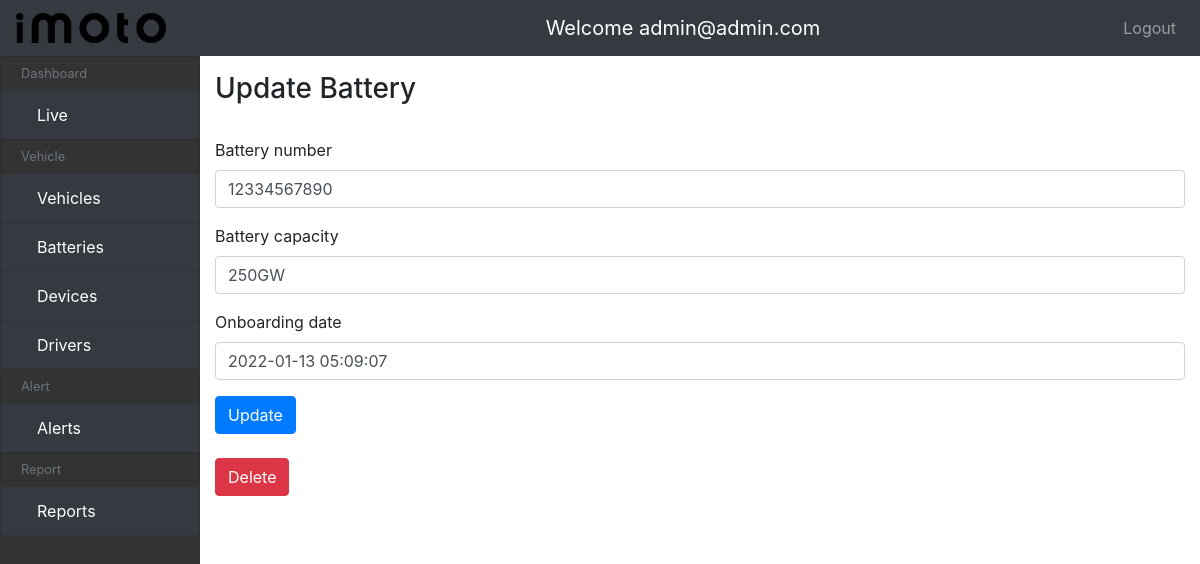
Screenshot of /vehicles/battery/3/update/ (signed in) with the database file from the repository.
### Profile/models.py (models this page shows, shortened)
class User(AbstractBaseUser):
    email = models.EmailField(
        verbose_name='email address',
        max_length=255,
        unique=True,
    )
    name = models.CharField(
        verbose_name="name",
        max_length=255
    )
    phone = models.CharField(
        verbose_name="phone number",
        max_length=10
    )
    organization = models.CharField(
        verbose_name="organization name",
        max_length=255
    )
    role = models.CharField(
        verbose_name="role name",
        max_length=100
    )
    is_active = models.BooleanField(default=True)
    staff = models.BooleanField(default=False) # a admin user; non super-user
    admin = models.BooleanField(default=False) # a superuser
    USERNAME_FIELD = 'email'
    REQUIRED_FIELDS = [] # Email & Password are required by default.
    objects = UserManager()

### Vehicle/models.py (models this page shows, shortened)
class Battery(models.Model):
    battery_number = models.CharField(
        verbose_name="battery number",
        max_length=50
    )
    capacity = models.CharField(
        verbose_name="battery capacity",
        max_length=100
    )
    onboarding_date = models.DateTimeField(
        default=timezone.now,
        verbose_name="onboarding date"
    )
    class Meta:
        verbose_name = "Battery"
        verbose_name_plural = "Batteries"

### Vehicle/views.py (the view)
# urls.py: path('battery/<pk>/update/', BatteryUpdateView.as_view(), name='battery-update'),
class BatteryUpdateView(LoginRequiredMixin, UpdateView):
    queryset = Battery.objects.all()
    template_name = "battery/update_battery.html"
    form_class = BatteryForm
    context_object_name = "battery"

### Vehicle/forms.py
class BatteryForm(ModelForm):
    class Meta:
        model = Battery
        fields = '__all__'

### templates/battery/update_battery.html (shortened to what this page needs)
{% extends "main.html" %}
{% load static %}
{% load bootstrap4 %}
{% block content %}
  <h3>Update Battery</h3>
  <br>
  <form  action="{% url 'battery-update' battery.pk %}" method="post">
    {% bootstrap_form form %}
      <button type="submit" class="btn btn-primary">Update</button>
  </form>
<br>
  <a href="{% url 'battery-delete' battery.id %}"><button class="btn btn-danger">Delete</button></a>
{% endblock %}

### templates/topnav.html (shortened to what this page needs)
{% load static %}
<nav class="navbar navbar-expand-md navbar-dark bg-dark fixed-top">
    <a class="navbar-brand" href="#">
        <img src="{% static 'img/imoto_logo.png' %}" width="150" height="30" class="d-inline-block align-top" alt="">
    </a>
    <div class="mx-auto order-0">
        <a class="navbar-brand mx-auto" href="#">Welcome {{user.email}}</a>
    </div>
    <div class="navbar-collapse collapse w-100 order-3 dual-collapse2">
        <ul class="navbar-nav ml-auto">
            <li class="nav-item">
                <a class="nav-link" href="{% url 'logout' %}">Logout</a>
            </li>
        </ul>
    </div>
</nav>

### static/css/custom.css (style rules this page uses)
body { padding-top: 56px; }
* { box-sizing: border-box; }

### rows the page displays
User: email "admin@admin.com"
Battery: battery_number "12334567890", capacity "250GW", onboarding_date "2022-01-13 05:09:07"
